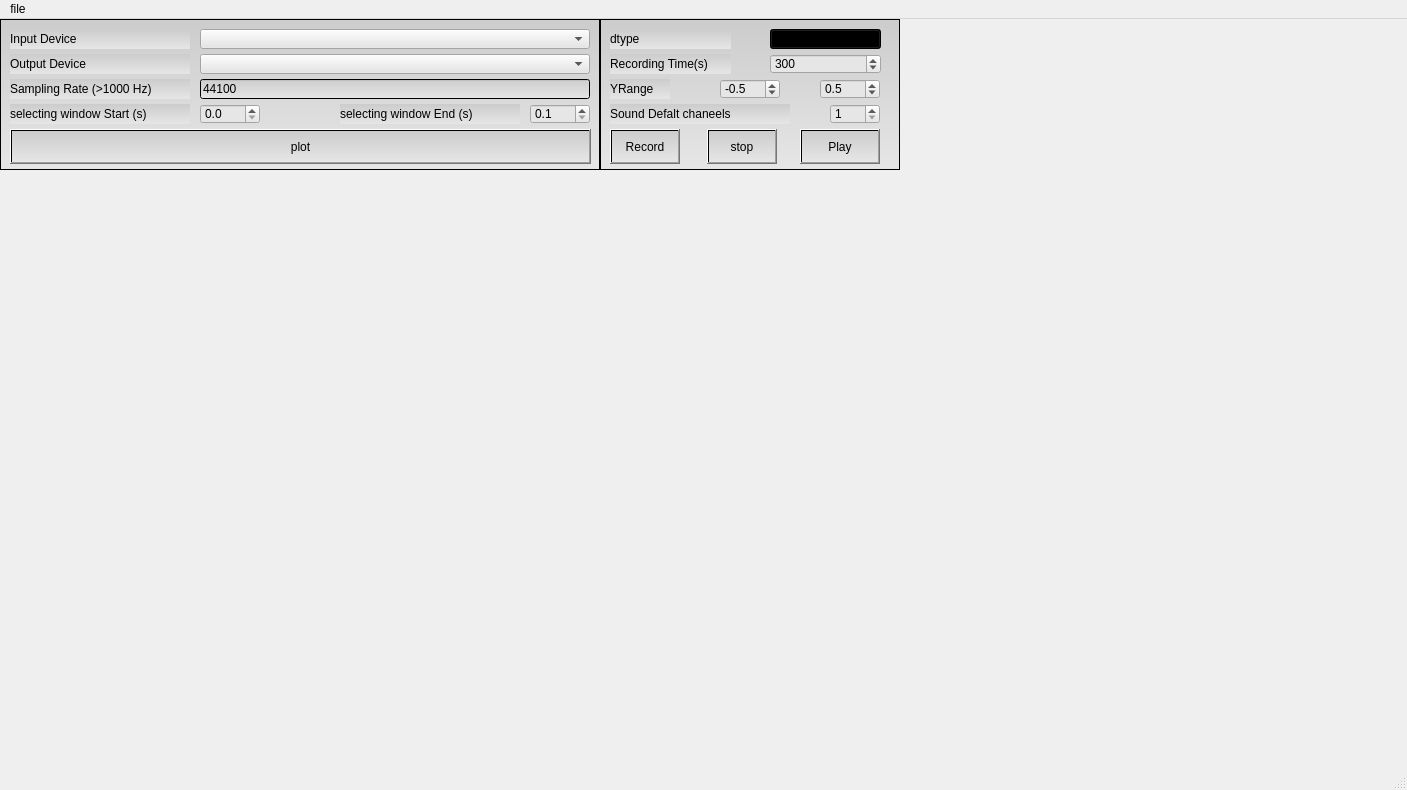
<?xml version="1.0" encoding="UTF-8"?>
<ui version="4.0">
 <class>MainWindow</class>
 <widget class="QMainWindow" name="MainWindow">
  <property name="geometry">
   <rect>
    <x>0</x>
    <y>0</y>
    <width>1407</width>
    <height>790</height>
   </rect>
  </property>
  <property name="windowTitle">
   <string>MainWindow</string>
  </property>
  <property name="styleSheet">
   <string notr="true">background-color : &quot;white&quot;</string>
  </property>
  <widget class="QWidget" name="centralwidget">
   <widget class="QFrame" name="frame">
    <property name="geometry">
     <rect>
      <x>0</x>
      <y>0</y>
      <width>600</width>
      <height>151</height>
     </rect>
    </property>
    <property name="styleSheet">
     <string notr="true">background-color : qlineargradient(spread:pad, x1:0, y1:0, x2:0, y2:1, stop:0 rgb(204, 204, 204), stop:1 rgb(230, 230, 230))</string>
    </property>
    <property name="frameShape">
     <enum>QFrame::StyledPanel</enum>
    </property>
    <property name="frameShadow">
     <enum>QFrame::Raised</enum>
    </property>
    <widget class="QLabel" name="input_lbl">
     <property name="geometry">
      <rect>
       <x>10</x>
       <y>10</y>
       <width>180</width>
       <height>20</height>
      </rect>
     </property>
     <property name="styleSheet">
      <string notr="true"/>
     </property>
     <property name="text">
      <string>Input Device</string>
     </property>
    </widget>
    <widget class="QLabel" name="output_lbl">
     <property name="geometry">
      <rect>
       <x>10</x>
       <y>35</y>
       <width>180</width>
       <height>20</height>
      </rect>
     </property>
     <property name="styleSheet">
      <string notr="true"/>
     </property>
     <property name="text">
      <string>Output Device</string>
     </property>
    </widget>
    <widget class="QComboBox" name="comboBox_in">
     <property name="geometry">
      <rect>
       <x>200</x>
       <y>10</y>
       <width>390</width>
       <height>20</height>
      </rect>
     </property>
     <property name="styleSheet">
      <string notr="true">background-color :rgb(230, 230, 230)</string>
     </property>
    </widget>
    <widget class="QComboBox" name="comboBox_out">
     <property name="geometry">
      <rect>
       <x>200</x>
       <y>35</y>
       <width>390</width>
       <height>20</height>
      </rect>
     </property>
     <property name="styleSheet">
      <string notr="true">background-color :rgb(230, 230, 230)
</string>
     </property>
    </widget>
    <widget class="QLabel" name="output_lbl_3">
     <property name="geometry">
      <rect>
       <x>10</x>
       <y>60</y>
       <width>180</width>
       <height>20</height>
      </rect>
     </property>
     <property name="styleSheet">
      <string notr="true"/>
     </property>
     <property name="text">
      <string>Sampling Rate (&gt;1000 Hz)</string>
     </property>
    </widget>
    <widget class="QLineEdit" name="sampleRate_lineEdit">
     <property name="geometry">
      <rect>
       <x>200</x>
       <y>60</y>
       <width>390</width>
       <height>20</height>
      </rect>
     </property>
     <property name="styleSheet">
      <string notr="true">background-color :&quot;white&quot;</string>
     </property>
     <property name="text">
      <string>44100</string>
     </property>
    </widget>
    <widget class="QLabel" name="output_lbl_4">
     <property name="geometry">
      <rect>
       <x>10</x>
       <y>85</y>
       <width>180</width>
       <height>20</height>
      </rect>
     </property>
     <property name="styleSheet">
      <string notr="true"/>
     </property>
     <property name="text">
      <string>selecting window Start (s)</string>
     </property>
    </widget>
    <widget class="QDoubleSpinBox" name="doubleSpinBox_xlimStart">
     <property name="geometry">
      <rect>
       <x>200</x>
       <y>85</y>
       <width>60</width>
       <height>20</height>
      </rect>
     </property>
     <property name="styleSheet">
      <string notr="true">background-color :rgb(230, 230, 230)</string>
     </property>
     <property name="decimals">
      <number>1</number>
     </property>
     <property name="minimum">
      <double>0.000000000000000</double>
     </property>
     <property name="maximum">
      <double>10000.000000000000000</double>
     </property>
     <property name="singleStep">
      <double>0.100000000000000</double>
     </property>
     <property name="value">
      <double>0.000000000000000</double>
     </property>
    </widget>
    <widget class="QDoubleSpinBox" name="doubleSpinBox_xlimEnd">
     <property name="geometry">
      <rect>
       <x>530</x>
       <y>85</y>
       <width>60</width>
       <height>20</height>
      </rect>
     </property>
     <property name="styleSheet">
      <string notr="true">background-color :rgb(230, 230, 230)</string>
     </property>
     <property name="decimals">
      <number>1</number>
     </property>
     <property name="minimum">
      <double>0.100000000000000</double>
     </property>
     <property name="maximum">
      <double>10000.000000000000000</double>
     </property>
     <property name="singleStep">
      <double>0.100000000000000</double>
     </property>
     <property name="value">
      <double>0.100000000000000</double>
     </property>
    </widget>
    <widget class="QLabel" name="output_lbl_5">
     <property name="geometry">
      <rect>
       <x>340</x>
       <y>85</y>
       <width>180</width>
       <height>20</height>
      </rect>
     </property>
     <property name="styleSheet">
      <string notr="true"/>
     </property>
     <property name="text">
      <string>selecting window End (s)</string>
     </property>
    </widget>
    <widget class="QPushButton" name="plot_btn">
     <property name="geometry">
      <rect>
       <x>10</x>
       <y>110</y>
       <width>581</width>
       <height>35</height>
      </rect>
     </property>
     <property name="text">
      <string>plot</string>
     </property>
    </widget>
    <zorder>sampleRate_lineEdit</zorder>
    <zorder>output_lbl_3</zorder>
    <zorder>comboBox_out</zorder>
    <zorder>output_lbl</zorder>
    <zorder>input_lbl</zorder>
    <zorder>comboBox_in</zorder>
    <zorder>output_lbl_4</zorder>
    <zorder>doubleSpinBox_xlimStart</zorder>
    <zorder>doubleSpinBox_xlimEnd</zorder>
    <zorder>output_lbl_5</zorder>
    <zorder>plot_btn</zorder>
   </widget>
   <widget class="QFrame" name="frame_2">
    <property name="geometry">
     <rect>
      <x>600</x>
      <y>0</y>
      <width>300</width>
      <height>151</height>
     </rect>
    </property>
    <property name="styleSheet">
     <string notr="true">background-color : qlineargradient(spread:pad, x1:0, y1:0, x2:0, y2:1, stop:0 rgb(204, 204, 204), stop:1 rgb(230, 230, 230))
</string>
    </property>
    <property name="frameShape">
     <enum>QFrame::StyledPanel</enum>
    </property>
    <property name="frameShadow">
     <enum>QFrame::Raised</enum>
    </property>
    <widget class="QLabel" name="label_4">
     <property name="geometry">
      <rect>
       <x>10</x>
       <y>35</y>
       <width>121</width>
       <height>20</height>
      </rect>
     </property>
     <property name="styleSheet">
      <string notr="true"/>
     </property>
     <property name="text">
      <string>Recording Time(s)</string>
     </property>
    </widget>
    <widget class="QSpinBox" name="spinBox_recordingTime">
     <property name="geometry">
      <rect>
       <x>170</x>
       <y>35</y>
       <width>111</width>
       <height>20</height>
      </rect>
     </property>
     <property name="styleSheet">
      <string notr="true">background-color :rgb(230, 230, 230)</string>
     </property>
     <property name="minimum">
      <number>1</number>
     </property>
     <property name="maximum">
      <number>1000000</number>
     </property>
     <property name="value">
      <number>300</number>
     </property>
    </widget>
    <widget class="QLabel" name="label_5">
     <property name="geometry">
      <rect>
       <x>10</x>
       <y>60</y>
       <width>60</width>
       <height>20</height>
      </rect>
     </property>
     <property name="styleSheet">
      <string notr="true"/>
     </property>
     <property name="text">
      <string>YRange</string>
     </property>
    </widget>
    <widget class="QDoubleSpinBox" name="doubleSpinBox_yrangemin">
     <property name="geometry">
      <rect>
       <x>120</x>
       <y>60</y>
       <width>60</width>
       <height>20</height>
      </rect>
     </property>
     <property name="styleSheet">
      <string notr="true">background-color :rgb(230, 230, 230)</string>
     </property>
     <property name="decimals">
      <number>1</number>
     </property>
     <property name="minimum">
      <double>-1.000000000000000</double>
     </property>
     <property name="maximum">
      <double>0.000000000000000</double>
     </property>
     <property name="singleStep">
      <double>0.100000000000000</double>
     </property>
     <property name="value">
      <double>-0.500000000000000</double>
     </property>
    </widget>
    <widget class="QDoubleSpinBox" name="doubleSpinBox_yrangemax">
     <property name="geometry">
      <rect>
       <x>220</x>
       <y>60</y>
       <width>60</width>
       <height>20</height>
      </rect>
     </property>
     <property name="styleSheet">
      <string notr="true">background-color :rgb(230, 230, 230)</string>
     </property>
     <property name="decimals">
      <number>1</number>
     </property>
     <property name="minimum">
      <double>0.000000000000000</double>
     </property>
     <property name="maximum">
      <double>1.000000000000000</double>
     </property>
     <property name="singleStep">
      <double>0.100000000000000</double>
     </property>
     <property name="value">
      <double>0.500000000000000</double>
     </property>
    </widget>
    <widget class="QPushButton" name="play_btn">
     <property name="geometry">
      <rect>
       <x>200</x>
       <y>110</y>
       <width>80</width>
       <height>35</height>
      </rect>
     </property>
     <property name="text">
      <string>Play</string>
     </property>
    </widget>
    <widget class="QPushButton" name="stop_btn">
     <property name="geometry">
      <rect>
       <x>107</x>
       <y>110</y>
       <width>70</width>
       <height>35</height>
      </rect>
     </property>
     <property name="text">
      <string>stop</string>
     </property>
    </widget>
    <widget class="QPushButton" name="record_btn">
     <property name="geometry">
      <rect>
       <x>10</x>
       <y>110</y>
       <width>70</width>
       <height>35</height>
      </rect>
     </property>
     <property name="text">
      <string>Record</string>
     </property>
    </widget>
    <widget class="QLabel" name="label_6">
     <property name="geometry">
      <rect>
       <x>10</x>
       <y>85</y>
       <width>180</width>
       <height>20</height>
      </rect>
     </property>
     <property name="styleSheet">
      <string notr="true"/>
     </property>
     <property name="text">
      <string>Sound Defalt chaneels</string>
     </property>
    </widget>
    <widget class="QSpinBox" name="spinBox_num_channels">
     <property name="geometry">
      <rect>
       <x>230</x>
       <y>85</y>
       <width>50</width>
       <height>20</height>
      </rect>
     </property>
     <property name="styleSheet">
      <string notr="true">background-color :rgb(230, 230, 230)</string>
     </property>
     <property name="minimum">
      <number>1</number>
     </property>
     <property name="maximum">
      <number>2</number>
     </property>
     <property name="value">
      <number>1</number>
     </property>
    </widget>
    <widget class="QLabel" name="label_7">
     <property name="geometry">
      <rect>
       <x>10</x>
       <y>10</y>
       <width>121</width>
       <height>20</height>
      </rect>
     </property>
     <property name="styleSheet">
      <string notr="true"/>
     </property>
     <property name="text">
      <string>dtype</string>
     </property>
    </widget>
    <widget class="QComboBox" name="comboBox_dtype">
     <property name="geometry">
      <rect>
       <x>170</x>
       <y>10</y>
       <width>111</width>
       <height>20</height>
      </rect>
     </property>
     <item>
      <property name="text">
       <string>int 8</string>
      </property>
     </item>
     <item>
      <property name="text">
       <string>int 16</string>
      </property>
     </item>
     <item>
      <property name="text">
       <string>int 32</string>
      </property>
     </item>
     <item>
      <property name="text">
       <string>float</string>
      </property>
     </item>
    </widget>
   </widget>
   <widget class="QWidget" name="gridLayoutWidget">
    <property name="geometry">
     <rect>
      <x>0</x>
      <y>180</y>
      <width>901</width>
      <height>181</height>
     </rect>
    </property>
    <layout class="QGridLayout" name="gridLayout_2">
     <property name="sizeConstraint">
      <enum>QLayout::SetDefaultConstraint</enum>
     </property>
    </layout>
   </widget>
   <widget class="QWidget" name="gridLayoutWidget_2">
    <property name="geometry">
     <rect>
      <x>0</x>
      <y>360</y>
      <width>601</width>
      <height>191</height>
     </rect>
    </property>
    <layout class="QGridLayout" name="gridLayout_Spectrogram">
     <property name="sizeConstraint">
      <enum>QLayout::SetDefaultConstraint</enum>
     </property>
     <property name="spacing">
      <number>1</number>
     </property>
    </layout>
   </widget>
   <widget class="QWidget" name="gridLayoutWidget_3">
    <property name="geometry">
     <rect>
      <x>10</x>
      <y>150</y>
      <width>881</width>
      <height>31</height>
     </rect>
    </property>
    <layout class="QGridLayout" name="gridLayout_1"/>
   </widget>
   <widget class="QWidget" name="gridLayoutWidget_5">
    <property name="geometry">
     <rect>
      <x>600</x>
      <y>360</y>
      <width>301</width>
      <height>191</height>
     </rect>
    </property>
    <layout class="QGridLayout" name="gridLayout_pre_emp">
     <property name="sizeConstraint">
      <enum>QLayout::SetDefaultConstraint</enum>
     </property>
     <property name="spacing">
      <number>1</number>
     </property>
    </layout>
   </widget>
   <widget class="QWidget" name="gridLayoutWidget_6">
    <property name="geometry">
     <rect>
      <x>0</x>
      <y>550</y>
      <width>451</width>
      <height>191</height>
     </rect>
    </property>
    <layout class="QGridLayout" name="gridLayout_3">
     <property name="sizeConstraint">
      <enum>QLayout::SetDefaultConstraint</enum>
     </property>
     <property name="spacing">
      <number>1</number>
     </property>
    </layout>
   </widget>
   <widget class="QWidget" name="gridLayoutWidget_7">
    <property name="geometry">
     <rect>
      <x>450</x>
      <y>550</y>
      <width>451</width>
      <height>191</height>
     </rect>
    </property>
    <layout class="QGridLayout" name="gridLayout_4">
     <property name="sizeConstraint">
      <enum>QLayout::SetDefaultConstraint</enum>
     </property>
     <property name="spacing">
      <number>1</number>
     </property>
    </layout>
   </widget>
   <widget class="QWidget" name="gridLayoutWidget_8">
    <property name="geometry">
     <rect>
      <x>900</x>
      <y>0</y>
      <width>501</width>
      <height>241</height>
     </rect>
    </property>
    <layout class="QGridLayout" name="gridLayout_5">
     <property name="sizeConstraint">
      <enum>QLayout::SetDefaultConstraint</enum>
     </property>
     <property name="spacing">
      <number>1</number>
     </property>
    </layout>
   </widget>
   <widget class="QWidget" name="gridLayoutWidget_9">
    <property name="geometry">
     <rect>
      <x>900</x>
      <y>240</y>
      <width>501</width>
      <height>261</height>
     </rect>
    </property>
    <layout class="QGridLayout" name="gridLayout_6">
     <property name="sizeConstraint">
      <enum>QLayout::SetDefaultConstraint</enum>
     </property>
     <property name="spacing">
      <number>1</number>
     </property>
    </layout>
   </widget>
   <widget class="QWidget" name="gridLayoutWidget_10">
    <property name="geometry">
     <rect>
      <x>900</x>
      <y>500</y>
      <width>501</width>
      <height>241</height>
     </rect>
    </property>
    <layout class="QGridLayout" name="gridLayout_7">
     <property name="sizeConstraint">
      <enum>QLayout::SetDefaultConstraint</enum>
     </property>
     <property name="spacing">
      <number>1</number>
     </property>
    </layout>
   </widget>
   <zorder>frame</zorder>
   <zorder>gridLayoutWidget</zorder>
   <zorder>frame_2</zorder>
   <zorder>gridLayoutWidget_2</zorder>
   <zorder>gridLayoutWidget_3</zorder>
   <zorder>gridLayoutWidget_5</zorder>
   <zorder>gridLayoutWidget_6</zorder>
   <zorder>gridLayoutWidget_7</zorder>
   <zorder>gridLayoutWidget_8</zorder>
   <zorder>gridLayoutWidget_9</zorder>
   <zorder>gridLayoutWidget_10</zorder>
  </widget>
  <widget class="QMenuBar" name="menubar">
   <property name="geometry">
    <rect>
     <x>0</x>
     <y>0</y>
     <width>1407</width>
     <height>24</height>
    </rect>
   </property>
   <widget class="QMenu" name="menufile">
    <property name="title">
     <string>file</string>
    </property>
    <addaction name="actionOpen"/>
    <addaction name="actionSave"/>
    <addaction name="separator"/>
    <addaction name="actionabout"/>
   </widget>
   <addaction name="menufile"/>
  </widget>
  <widget class="QStatusBar" name="statusbar"/>
  <action name="actionOpen">
   <property name="text">
    <string>Open...</string>
   </property>
  </action>
  <action name="actionSave">
   <property name="text">
    <string>Save</string>
   </property>
  </action>
  <action name="actionabout">
   <property name="text">
    <string>Developer</string>
   </property>
  </action>
 </widget>
 <resources/>
 <connections/>
</ui>
